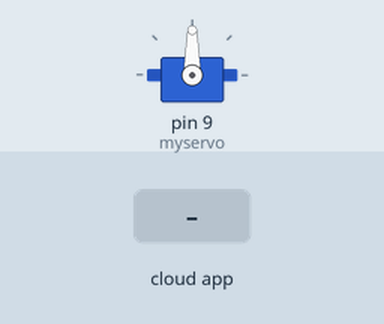
This sketch was run on a simulated Arduino Uno, built with avr-gcc and run on an emulated ATmega328P. On the bench: servo. Inputs (shaded band) come from the test bench. The ROS host is connected and sends only what is stated.

Above: at 1.2 s.
1.3 s: the phone or cloud app sets servo to 0
At 2.2 s:
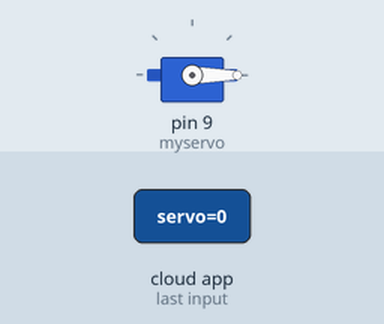
Timing chart, 0 to 4.3 s (numbered marks = the images above; inputs shaded):
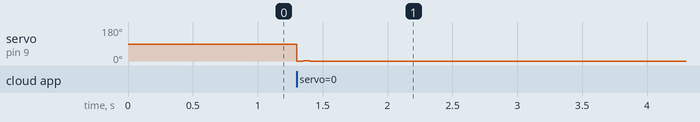

The sketch:

Continous_rot_servo.ino
```cpp
#include <Servo.h> //Servo library
#include <ros.h>
#include <std_msgs/UInt16.h>
#include <Arduino.h>

ros::NodeHandle  nh;
Servo myservo;  //Servo name is myservo
int pos;
void servo_cb( const std_msgs::UInt16& cmd_msg){

   while(pos<=cmd_msg.data)  // goes from 0 degrees to 180 degrees
  {                                  // in steps of 1 degree
    myservo.write(pos);
    pos = pos+1;    // tell servo to go to position in variable 'pos'
    delay(50);                       // waits 15ms for the servo to reach the position
  }
   while(pos>=cmd_msg.data)    // goes from 180 degrees to 0 le
  {
    myservo.write(pos);
    pos = pos-1;    // tell servo to go to position in variable 'pos'
    delay(50);                       // waits 15ms for the servo to reach the position
  }
  //myservo.write(cmd_msg.data);
  //delay(1000);
  nh.loginfo("Program info");}

ros::Subscriber<std_msgs::UInt16> sub("servo", servo_cb);

void setup() {

  ///.Serial.begin(9600);
  nh.initNode();
  nh.subscribe(sub);
  myservo.attach(9);  // attaches the servo signal pin on pin D6

}

void loop() {
  nh.spinOnce();
  delay(1);
}
```

Measured:
- after the input at 1.3 s, servo on pin 9 (myservo): 90° → 0° at once
